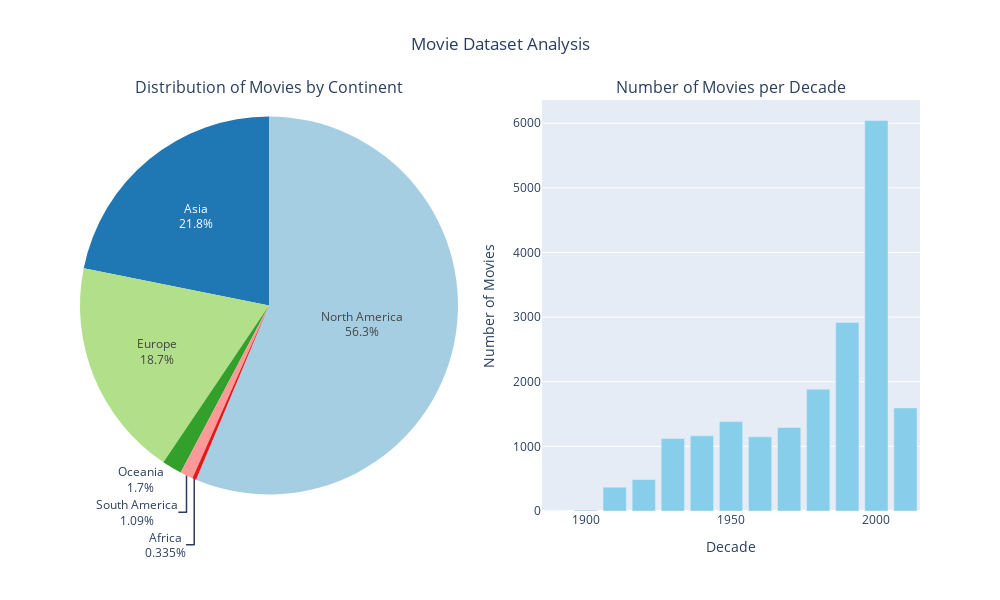

The cell this chart's notebook holds for it:
### Code cell
import plotly.express as px
from plotly.subplots import make_subplots
import plotly.graph_objects as go

# First plot: Pie chart
continent_counts = df_countries['continent'].explode().value_counts()

# Define a custom color palette similar to 'Paired'
custom_colors = [
    "#a6cee3", "#1f78b4", "#b2df8a", "#33a02c", 
    "#fb9a99", "#e31a1c", "#fdbf6f", "#ff7f00", 
    "#cab2d6", "#6a3d9a", "#ffff99", "#b15928"
]

# Create the pie chart
pie_chart = go.Pie(
    labels=continent_counts.index,
    values=continent_counts.values,
    textinfo='percent+label',
    hoverinfo='label+percent',
    marker=dict(colors=custom_colors)
)

# Second plot: Bar chart
df_movie['decade'] = (df_movie['Movie_release_date'].dropna().astype(int) // 10) * 10
decade_counts = df_movie['decade'].value_counts().sort_index()

# Create the bar chart
bar_chart = go.Bar(
    x=decade_counts.index,
    y=decade_counts.values,
    marker=dict(color='skyblue'),
    hoverinfo='x+y',
)

# Create subplots
fig = make_subplots(
    rows=1, cols=2, 
    subplot_titles=("Distribution of Movies by Continent", "Number of Movies per Decade"),
    specs=[[{'type': 'domain'}, {'type': 'xy'}]]  # 'domain' for pie chart, 'xy' for bar chart
)

# Add the pie chart and bar chart to subplots
fig.add_trace(pie_chart, row=1, col=1)
fig.add_trace(bar_chart, row=1, col=2)

# Update layout
fig.update_layout(
    title_text="Movie Dataset Analysis",
    title_x=0.5,
    height=600,
    width=1000,
    showlegend=False
)

# Customize the bar chart axes
fig.update_xaxes(title_text="Decade", row=1, col=2)
fig.update_yaxes(title_text="Number of Movies", row=1, col=2)

# Save and display the combined plot
fig.write_html("plot/dataset_presentation/movie_where_and_when_subplots.html")
fig.show()

### Figure 1 — Plotly figure (JSON) as saved in the notebook; plotly's stock layout.template omitted (floating-point values rounded to 4 significant figures)
{"data": [{"domain": {"x": [0, 0.45], "y": [0, 1]}, "hoverinfo": "label+percent", "labels": ["North America", "Asia", "Europe", "Oceania", "South America", "Africa"], "marker": {"colors": ["#a6cee3", "#1f78b4", "#b2df8a", "#33a02c", "#fb9a99", "#e31a1c", "#fdbf6f", "#ff7f00", "#cab2d6", "#6a3d9a", "#ffff99", "#b15928"]}, "textinfo": "percent+label", "type": "pie", "values": [19337, 7501, 6429, 584, 376, 115]}, {"hoverinfo": "x+y", "marker": {"color": "skyblue"}, "type": "bar", "x": [1890, 1900, 1910, 1920, 1930, 1940, 1950, 1960, 1970, 1980, 1990, 2000, 2010], "xaxis": "x", "y": [1, 13, 368, 487, 1122, 1163, 1383, 1148, 1293, 1885, 2917, 6041, 1594], "yaxis": "y"}], "layout": {"annotations": [{"font": {"size": 16}, "showarrow": false, "text": "Distribution of Movies by Continent", "x": 0.225, "xanchor": "center", "xref": "paper", "y": 1, "yanchor": "bottom", "yref": "paper"}, {"font": {"size": 16}, "showarrow": false, "text": "Number of Movies per Decade", "x": 0.775, "xanchor": "center", "xref": "paper", "y": 1, "yanchor": "bottom", "yref": "paper"}], "height": 600, "showlegend": false, "title": {"text": "Movie Dataset Analysis", "x": 0.5}, "width": 1000, "xaxis": {"anchor": "y", "domain": [0.55, 1], "title": {"text": "Decade"}}, "yaxis": {"anchor": "x", "domain": [0, 1], "title": {"text": "Number of Movies"}}}}
